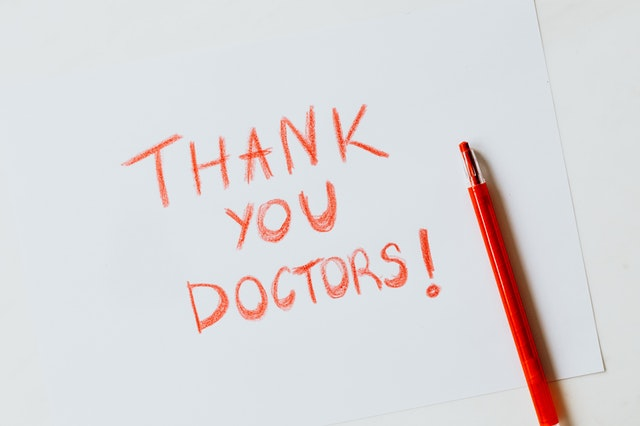
#> input picture WEEk3_2/paper.jpg, 640 x 426 px, found by its file name
$ python opencv_basic07.py
#> lines starting #> are read from the running program, lines starting #| are printed output that depends on the picture
import cv2

img = cv2.imread("../WEEK3_2/paper.jpg")
#> img is the input picture: shape (426, 640, 3); mean B, G, R 217.8, 216, 219.9
img1 = cv2.imread("../WEEK3_2/color.jpg")
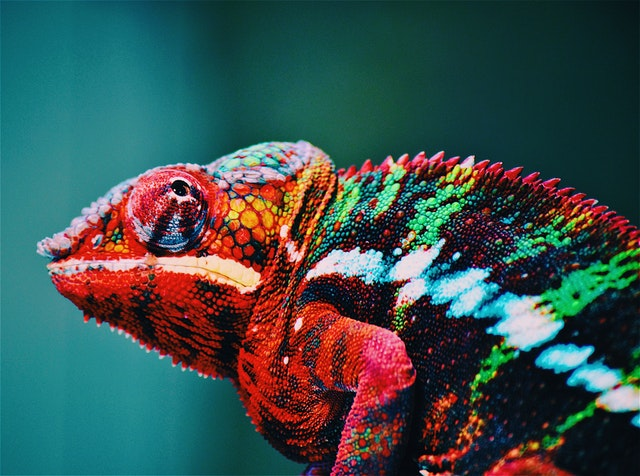
#> input picture WEEK3_1/color.jpg, 640 x 476 px, found by its file name
#> img1 is the input picture: shape (476, 640, 3); mean B, G, R 78, 79.8, 59.2

print(img.shape)
#| (426, 640, 3)
print(img.size)
#| 817920
# 817920 = width * height * channel (640 * 426 * 3)
print(img.dtype)
#| uint8

b, g, r = cv2.split(img)
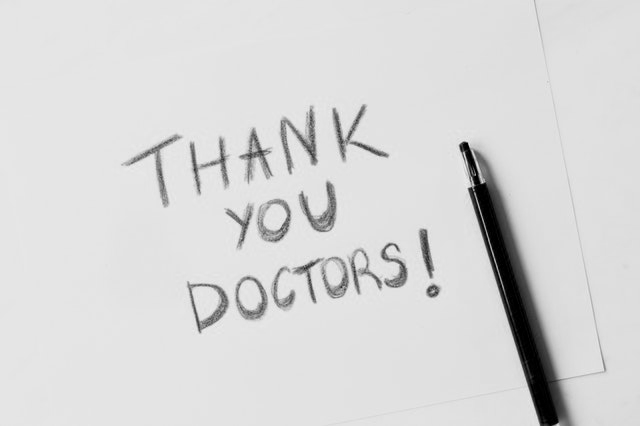
#> g: shape (426, 640); min 0, max 239, mean 216
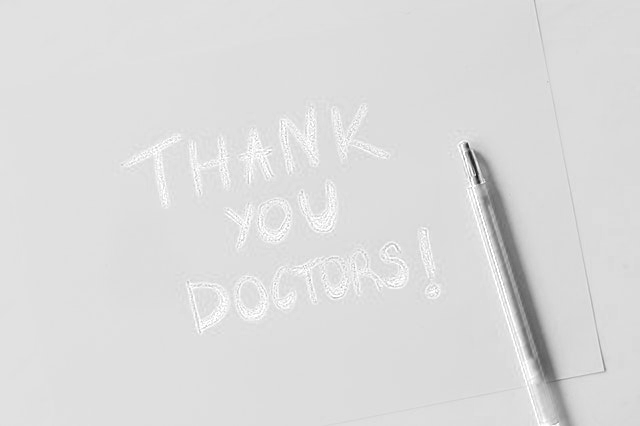
#> r: shape (426, 640); min 17, max 255, mean 219.9
b1, g1, r1 = cv2.split(img1)
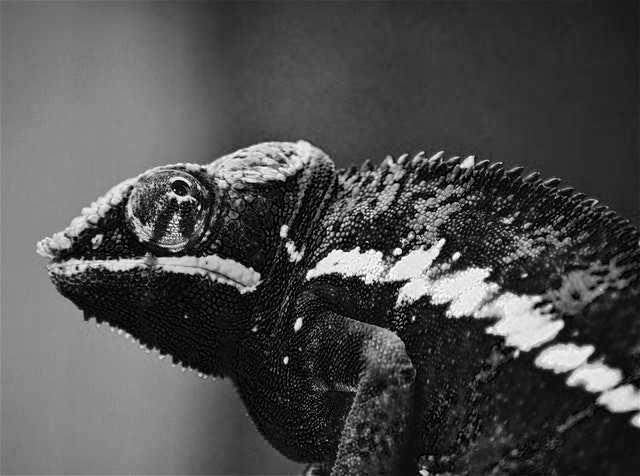
#> b1: shape (476, 640); min 0, max 255, mean 78
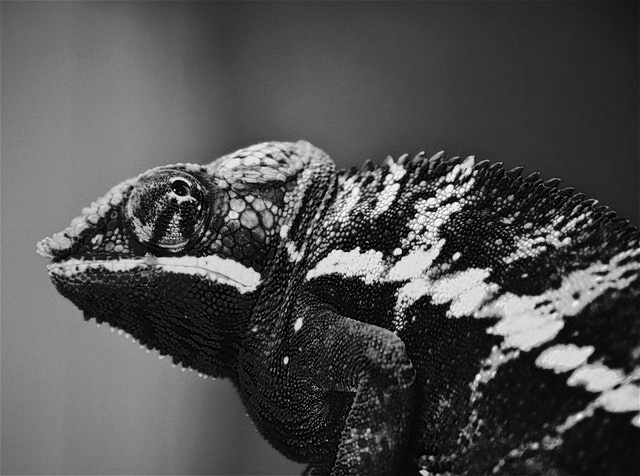
#> g1: shape (476, 640); min 0, max 255, mean 79.8
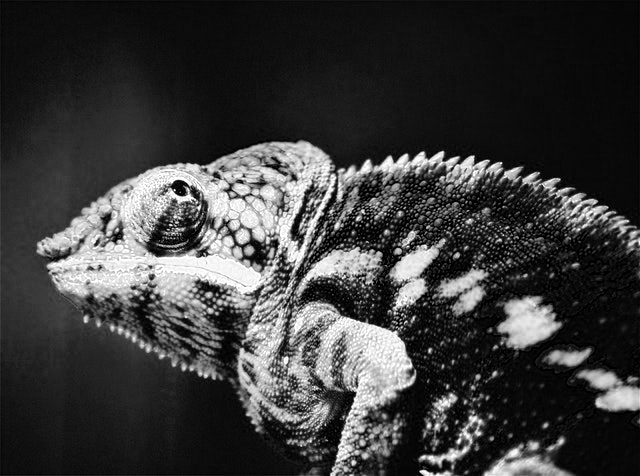
#> r1: shape (476, 640); min 0, max 255, mean 59.2
img = cv2.merge((b1, g1, b1))
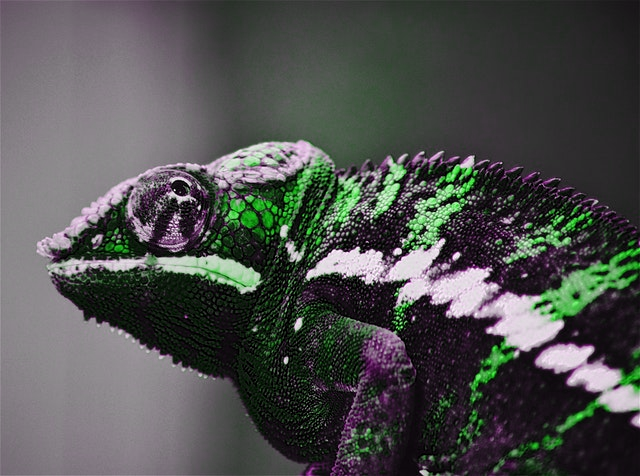
#> img: shape (476, 640, 3); mean of channels 0, 1, 2 78, 79.8, 78; drawn as B, G, R

cv2.imshow("image", img)
cv2.waitKey(0)
cv2.destroyAllWindows()
